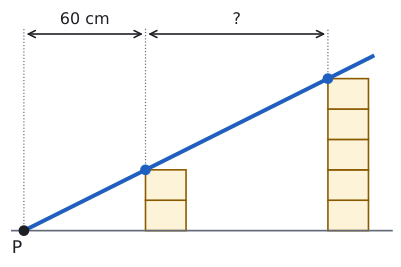

Write the Python code that produced this figure.
import sys; sys.path.insert(0, "tools")
from cizim import *

# Kutu: yükseklik 15 cm, genişlik 20 cm. Rampa P=(0,0), eğim 1/2.
# 2 kutuluk yığının sol üst köşesi x=60 (30 cm), 5 kutuluk yığınınki x=150 (75 cm). Aradaki yatay uzaklık 90 cm.
h, w, m = 15, 20, 0.5
yiginlar = [(60, 2), (150, 5)]
for x0, n in yiginlar: print(n, "kutu:", m * x0, n * h)
fig, ax = sekil(5.8, 3.4)
ax.set_aspect("equal"); ax.axis("off")
ax.plot([-6, 182], [0, 0], color=SOLUK, lw=1.2)
for x0, n in yiginlar:
    for i in range(n):
        ax.add_patch(patches.Rectangle((x0, i * h), w, h, facecolor=SARI_ACIK, edgecolor=SARI, lw=1.2))
ax.plot([0, 172], [0, m * 172], color=MAVI, lw=3)
for x0, n in yiginlar: nokta(ax, x0, n * h, renk=MAVI); ax.plot([x0, x0], [n * h, 100], color=SOLUK, lw=0.9, ls=":")
ax.plot([0, 0], [0, 100], color=SOLUK, lw=0.9, ls=":")
for xa, xb, t in [(0, 60, "60 cm"), (60, 150, "?")]:
    ax.annotate("", xy=(xb, 97), xytext=(xa, 97), arrowprops=dict(arrowstyle="<->", color=YAZI, lw=1.2))
    ax.text((xa + xb) / 2, 104, t, ha="center", va="center", fontsize=12)
nokta(ax, 0, 0, "P", dx=-6, dy=-11)
ax.set_xlim(-8, 182); ax.set_ylim(-14, 110)
kaydet(fig, __file__)
